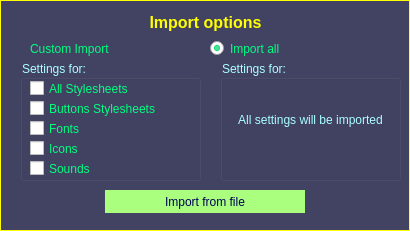
  <widget class="QFrame" name="frm_import">
   <property name="geometry">
    <rect>
     <x>110</x>
     <y>100</y>
     <width>410</width>
     <height>231</height>
    </rect>
   </property>
   <property name="styleSheet">
    <string notr="true">QFrame {color: rgb(255, 255, 0); background-color: rgb(66, 66, 99); border: 1px solid #ffff00;} QFrame:hover {background-color: rgb(78, 78, 117);}</string>
   </property>
   <property name="frameShape">
    <enum>QFrame::StyledPanel</enum>
   </property>
   <property name="frameShadow">
    <enum>QFrame::Raised</enum>
   </property>
   <widget class="QLabel" name="lbl_import_close">
    <property name="geometry">
     <rect>
      <x>385</x>
      <y>0</y>
      <width>25</width>
      <height>25</height>
     </rect>
    </property>
    <property name="cursor">
     <cursorShape>PointingHandCursor</cursorShape>
    </property>
    <property name="styleSheet">
     <string notr="true">QLabel {background-color: transparent; border: 0px;} QLabel:hover {background-color: rgb(115, 172, 172);}</string>
    </property>
    <property name="text">
     <string/>
    </property>
    <property name="pixmap">
     <pixmap>../images/close.png</pixmap>
    </property>
    <property name="scaledContents">
     <bool>true</bool>
    </property>
   </widget>
   <widget class="QRadioButton" name="rbt_import_all">
    <property name="geometry">
     <rect>
      <x>210</x>
      <y>40</y>
      <width>121</width>
      <height>17</height>
     </rect>
    </property>
    <property name="styleSheet">
     <string notr="true">QRadioButton {color: rgb(0, 255, 127);} QRadioButton:hover {color: rgb(170, 255, 255);}</string>
    </property>
    <property name="text">
     <string>Import all</string>
    </property>
    <property name="checked">
     <bool>true</bool>
    </property>
   </widget>
   <widget class="QRadioButton" name="rbt_import_custom">
    <property name="geometry">
     <rect>
      <x>10</x>
      <y>40</y>
      <width>160</width>
      <height>17</height>
     </rect>
    </property>
    <property name="styleSheet">
     <string notr="true">QRadioButton {color: rgb(0, 255, 127); background-color: transparent;} QRadioButton:hover {color: rgb(170, 255, 255);}</string>
    </property>
    <property name="text">
     <string>Custom Import</string>
    </property>
    <property name="checked">
     <bool>false</bool>
    </property>
   </widget>
   <widget class="QGroupBox" name="grp_import_custom">
    <property name="geometry">
     <rect>
      <x>20</x>
      <y>60</y>
      <width>181</width>
      <height>121</height>
     </rect>
    </property>
    <property name="styleSheet">
     <string notr="true">color: rgb(170, 255, 255);</string>
    </property>
    <property name="title">
     <string>Settings for:</string>
    </property>
    <widget class="QCheckBox" name="chk_import_all_style">
     <property name="geometry">
      <rect>
       <x>10</x>
       <y>20</y>
       <width>161</width>
       <height>17</height>
      </rect>
     </property>
     <property name="cursor">
      <cursorShape>PointingHandCursor</cursorShape>
     </property>
     <property name="styleSheet">
      <string notr="true">QCheckBox {color: rgb(0, 255, 127);} QCheckBox:hover {color: rgb(170, 255, 255);} QCheckBox:disabled {color: rgb(188, 188, 188);}</string>
     </property>
     <property name="text">
      <string>All Stylesheets</string>
     </property>
    </widget>
    <widget class="QCheckBox" name="chk_import_icon">
     <property name="geometry">
      <rect>
       <x>10</x>
       <y>80</y>
       <width>161</width>
       <height>17</height>
      </rect>
     </property>
     <property name="cursor">
      <cursorShape>PointingHandCursor</cursorShape>
     </property>
     <property name="styleSheet">
      <string notr="true">QCheckBox {color: rgb(0, 255, 127);} QCheckBox:hover {color: rgb(170, 255, 255);} QCheckBox:disabled {color: rgb(188, 188, 188);}</string>
     </property>
     <property name="text">
      <string>Icons</string>
     </property>
    </widget>
    <widget class="QCheckBox" name="chk_import_button_style">
     <property name="geometry">
      <rect>
       <x>10</x>
       <y>40</y>
       <width>161</width>
       <height>17</height>
      </rect>
     </property>
     <property name="cursor">
      <cursorShape>PointingHandCursor</cursorShape>
     </property>
     <property name="styleSheet">
      <string notr="true">QCheckBox {color: rgb(0, 255, 127);} QCheckBox:hover {color: rgb(170, 255, 255);} QCheckBox:disabled {color: rgb(188, 188, 188);}</string>
     </property>
     <property name="text">
      <string>Buttons Stylesheets</string>
     </property>
    </widget>
    <widget class="QCheckBox" name="chk_import_sound">
     <property name="geometry">
      <rect>
       <x>10</x>
       <y>100</y>
       <width>161</width>
       <height>17</height>
      </rect>
     </property>
     <property name="cursor">
      <cursorShape>PointingHandCursor</cursorShape>
     </property>
     <property name="styleSheet">
      <string notr="true">QCheckBox {color: rgb(0, 255, 127);} QCheckBox:hover {color: rgb(170, 255, 255);} QCheckBox:disabled {color: rgb(188, 188, 188);}</string>
     </property>
     <property name="text">
      <string>Sounds</string>
     </property>
    </widget>
    <widget class="QCheckBox" name="chk_import_font">
     <property name="geometry">
      <rect>
       <x>10</x>
       <y>60</y>
       <width>161</width>
       <height>17</height>
      </rect>
     </property>
     <property name="cursor">
      <cursorShape>PointingHandCursor</cursorShape>
     </property>
     <property name="styleSheet">
      <string notr="true">QCheckBox {color: rgb(0, 255, 127);} QCheckBox:hover {color: rgb(170, 255, 255);} QCheckBox:disabled {color: rgb(188, 188, 188);}</string>
     </property>
     <property name="text">
      <string>Fonts</string>
     </property>
    </widget>
   </widget>
   <widget class="QGroupBox" name="grp_import_all">
    <property name="geometry">
     <rect>
      <x>220</x>
      <y>60</y>
      <width>181</width>
      <height>121</height>
     </rect>
    </property>
    <property name="styleSheet">
     <string notr="true">color: rgb(170, 255, 255);</string>
    </property>
    <property name="title">
     <string>Settings for:</string>
    </property>
    <widget class="QLabel" name="lbl_import_all_desc">
     <property name="geometry">
      <rect>
       <x>10</x>
       <y>20</y>
       <width>161</width>
       <height>81</height>
      </rect>
     </property>
     <property name="styleSheet">
      <string notr="true">QLabel {background-color: transparent; border: 0px;} QLabel:disabled {color: rgb(188, 188, 188);}</string>
     </property>
     <property name="text">
      <string>All settings will be imported</string>
     </property>
     <property name="alignment">
      <set>Qt::AlignCenter</set>
     </property>
     <property name="wordWrap">
      <bool>true</bool>
     </property>
     <property name="textInteractionFlags">
      <set>Qt::LinksAccessibleByMouse|Qt::TextSelectableByMouse</set>
     </property>
    </widget>
   </widget>
   <widget class="QPushButton" name="btn_import_from_file">
    <property name="geometry">
     <rect>
      <x>105</x>
      <y>190</y>
      <width>200</width>
      <height>23</height>
     </rect>
    </property>
    <property name="cursor">
     <cursorShape>PointingHandCursor</cursorShape>
    </property>
    <property name="styleSheet">
     <string notr="true">QPushButton {color: rgb(0, 0, 83); background-color: rgb(170, 255, 127); border-radius: 15px;}
QPushButton:hover {background-color: qlineargradient(spread:pad, x1:0, y1:0.00568182, x2:0.98, y2:0.982955, stop:0 rgb(0, 67, 0), stop:1 rgb(0, 161, 0)); color: rgb(255, 255, 0)}
</string>
    </property>
    <property name="text">
     <string>Import from file</string>
    </property>
    <property name="autoDefault">
     <bool>false</bool>
    </property>
   </widget>
   <widget class="QLabel" name="lbl_import_title">
    <property name="geometry">
     <rect>
      <x>10</x>
      <y>10</y>
      <width>391</width>
      <height>25</height>
     </rect>
    </property>
    <property name="font">
     <font>
      <pointsize>12</pointsize>
      <weight>75</weight>
      <bold>true</bold>
     </font>
    </property>
    <property name="styleSheet">
     <string notr="true">QLabel {background-color: transparent; border: 0px;}</string>
    </property>
    <property name="text">
     <string>Import options</string>
    </property>
    <property name="alignment">
     <set>Qt::AlignCenter</set>
    </property>
   </widget>
   <zorder>rbt_import_all</zorder>
   <zorder>rbt_import_custom</zorder>
   <zorder>grp_import_custom</zorder>
   <zorder>grp_import_all</zorder>
   <zorder>btn_import_from_file</zorder>
   <zorder>lbl_import_title</zorder>
   <zorder>lbl_import_close</zorder>
  </widget>
